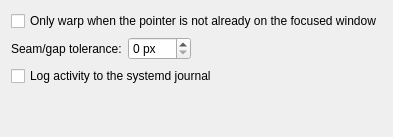
<?xml version="1.0" encoding="UTF-8"?>
<ui version="4.0">
 <class>Form</class>
 <widget class="QWidget" name="Form">
  <layout class="QVBoxLayout" name="verticalLayout">
   <item>
    <widget class="QCheckBox" name="kcfg_onlyWhenPointerOutside">
     <property name="text">
      <string>Only warp when the pointer is not already on the focused window</string>
     </property>
     <property name="toolTip">
      <string>Prevents the cursor from jumping while you hover between windows with "focus follows mouse".</string>
     </property>
    </widget>
   </item>
   <item>
    <layout class="QHBoxLayout" name="marginLayout">
     <item>
      <widget class="QLabel" name="marginLabel">
       <property name="text">
        <string>Seam/gap tolerance:</string>
       </property>
       <property name="toolTip">
        <string>Pixels of slack around a window that still count as "on" it. Prevents focus being stolen while hovering the gap between tiles to resize. Increase for larger tile gaps.</string>
       </property>
      </widget>
     </item>
     <item>
      <widget class="QSpinBox" name="kcfg_borderMargin">
       <property name="suffix">
        <string> px</string>
       </property>
       <property name="minimum">
        <number>0</number>
       </property>
       <property name="maximum">
        <number>400</number>
       </property>
      </widget>
     </item>
     <item>
      <spacer name="marginSpacer">
       <property name="orientation">
        <enum>Qt::Horizontal</enum>
       </property>
       <property name="sizeHint" stdset="0">
        <size>
         <width>40</width>
         <height>20</height>
        </size>
       </property>
      </spacer>
     </item>
    </layout>
   </item>
   <item>
    <widget class="QCheckBox" name="kcfg_debug">
     <property name="text">
      <string>Log activity to the systemd journal</string>
     </property>
     <property name="toolTip">
      <string>journalctl -b -f | grep -i mousefollowsfocus</string>
     </property>
    </widget>
   </item>
   <item>
    <spacer name="verticalSpacer">
     <property name="orientation">
      <enum>Qt::Vertical</enum>
     </property>
     <property name="sizeHint" stdset="0">
      <size>
       <width>20</width>
       <height>40</height>
      </size>
     </property>
    </spacer>
   </item>
  </layout>
 </widget>
 <resources/>
 <connections/>
</ui>
